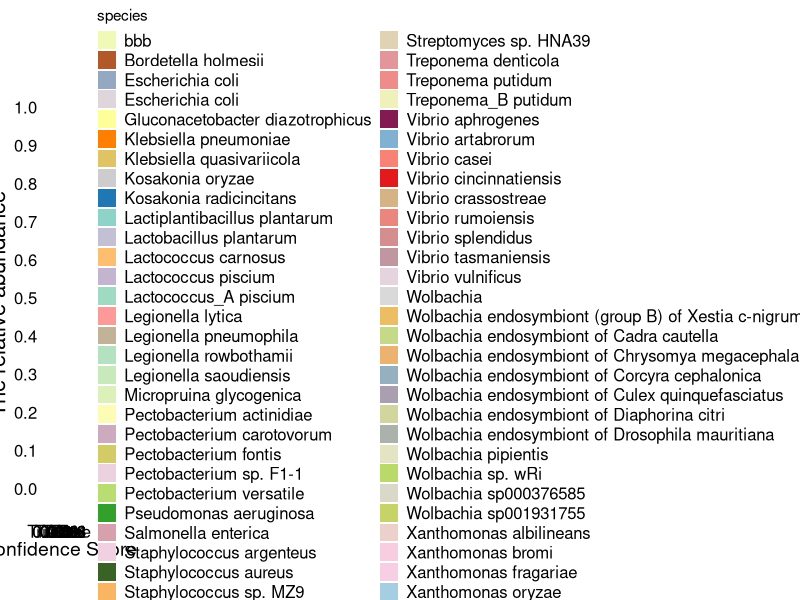

Source code (R):
# Install required packages
install.packages("ggplot2")
install.packages("dplyr")
install.packages("tidyr")

# Load packages
library(ggplot2)
library(dplyr)
library(tidyr)
library(RColorBrewer)

# Read data
data <- read.csv("composition.csv")  
data <- data %>%
  mutate(species = replace(species, species == "others", "bbb"))

# Data preprocessing
data <- data %>%
  mutate(
    database = factor(database, levels = c("minikraken", "standard16", "standard", "nt", "GTDB202")),
    abundance = as.numeric(abundance),  # Convert to numeric
    cs = as.character(cs),  # Ensure cs column is character
    cs = ifelse(cs == "9", "True", cs),  # Replace specific values
    cs = factor(cs, levels = c("True", "0", "0.2", "0.4", "0.6", "0.8", "1"))  # Convert to factor and specify levels
  ) %>%
  filter(abundance > 0)  # Filter out rows with abundance <= 0

# Calculate total abundance and sort
species_abundance <- data %>%
  group_by(species) %>%
  summarize(total_abundance = sum(abundance)) %>%
  arrange(desc(total_abundance))

# Extract top 11 species
top_species <- species_abundance$species[1:11]

# Define colors
top_colors <- c("#831b52", "#386325", "#ffff99", "#b15928", "#ff7f00", "#e31a1c", "#a6cee3", "#33a02c", "#1f78b4", "#fb9a99", "#fdbf6f")
additional_species <- setdiff(unique(data$species), c(top_species, "others"))
additional_colors <- colorRampPalette(brewer.pal(9, "Set3"))(length(additional_species))

# Create color vector, set "others" to black
color_vector <- setNames(c(top_colors, additional_colors, "black"), c(top_species, additional_species, "others"))

# Plot stacked bar chart
ggplot(data, aes(x = cs, y = abundance, fill = species)) +
  geom_bar(stat = "identity", position = "stack", show.legend = TRUE) +
  facet_grid(. ~ database, scales = "free_x", space = "free_x") +
  labs(x = "Confidence Score", y = "The relative abundance", title = " ") +
  theme_minimal(base_family = "Helvetica") +
  theme(
    axis.title.x = element_text(color = "black", size = 14),
    axis.title.y = element_text(color = "black", size = 16),
    axis.text.x = element_text(angle = 0, vjust = 0, color = "black", size = 12),
    axis.text.y = element_text(angle = 0, vjust = 0, color = "black", size = 12),
    strip.background = element_rect(fill = "gray80", colour = "black", size = 1),
    strip.text.x = element_text(size = 12, face = "bold", color = "black"),
    panel.border = element_rect(colour = "black", fill = NA, size = 1),
    panel.background = element_rect(fill = "white", colour = NA),  # Adjust background color
    panel.grid.major = element_line(color = "white"),  # Adjust major grid line color
    panel.grid.minor = element_blank(),  # Hide minor grid lines
    plot.margin = unit(c(1, 1, 1, 1), "cm"),  # Adjust plot margins
    legend.text = element_text(size = 12),  # Adjust legend text size
    legend.key.size = unit(0.5, "cm")  # Adjust legend key size
  ) +
  scale_fill_manual(values = color_vector) +
  guides(fill = guide_legend(ncol = 2)) +  # Set legend to two columns
  scale_y_continuous(limits = c(0, 1.001), breaks = seq(0, 1.001, by = 0.1))
